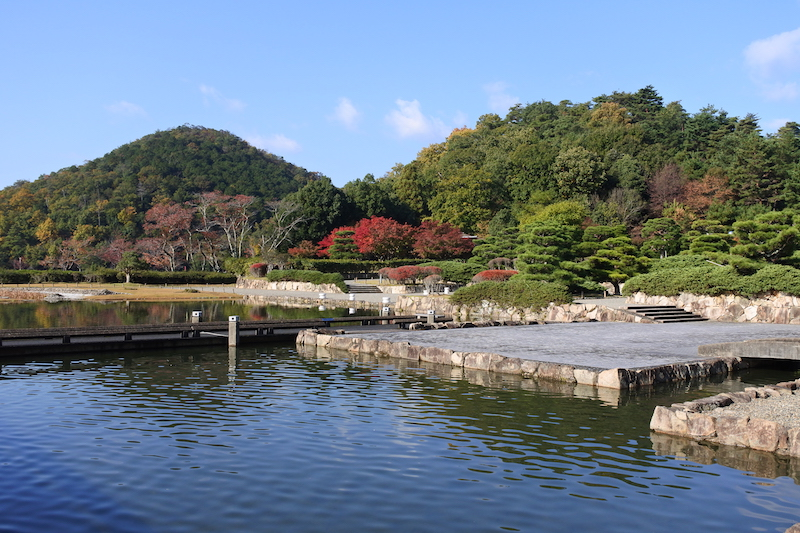
#> input picture lecture05/kyoto01.jpg, 800 x 533 px
$ python project02_extra_33F22027.py
#> lines starting #> are read from the running program, lines starting #| are printed output that depends on the picture; after the words box and inside, x2 and y2 are one past the last pixel; in counts of white or black regions, pixels touching at a corner belong together
import numpy as np
import cv2


def translation_matrix(tx, ty):
    return np.array([[1, 0, tx], [0, 1, ty], [0, 0, 1]], np.float32)


def stitchImage(img1, img2, H):
    """
    Stitch img1 into img2 with a 3x3 matrix H
    """
    # compute the size of stitched image
    h1, w1 = img1.shape[:2]
    h2, w2 = img2.shape[:2]
    pts1 = np.array([[[0, 0], [0, h1], [w1, h1], [w1, 0]]], dtype=np.float32)
    pts2 = np.array([[[0, 0], [0, h2], [w2, h2], [w2, 0]]], dtype=np.float32)
    pts1_ = cv2.perspectiveTransform(pts1, H)
    pts1 = pts1_[0, :, :]
    pts2 = pts2[0, :, :]

    # compute the size of stitched image
    pts = np.concatenate((pts1, pts2), axis=0)
    [xmin, ymin] = np.array(pts.min(axis=0).ravel() - 0.5, dtype=np.float32)
    [xmax, ymax] = np.array(pts.max(axis=0).ravel() + 0.5, dtype=np.float32)

    # compute the translation matrix
    t = np.array([-xmin, -ymin], dtype=int)
    Ht = translation_matrix(t[0], t[1])  # translate
    size = (int(np.ceil(xmax - xmin)), int(np.ceil(ymax - ymin)))

    # warp img1 and img2
    dst1 = cv2.warpPerspective(img1, Ht @ H, size)
    dst2 = cv2.warpPerspective(img2, Ht, size)

    # overlap dst2 on dst1
    mask = np.any(dst2 != [0, 0, 0], axis=-1)
    dst1[mask] = dst2[mask]

    return dst1


if __name__ == "__main__":
    img1 = cv2.imread("kyoto01.jpg")
#> img1 is the input picture: shape (533, 800, 3); mean B, G, R 136.1, 124.5, 110.6
    img2 = cv2.imread("kyoto02.jpg")
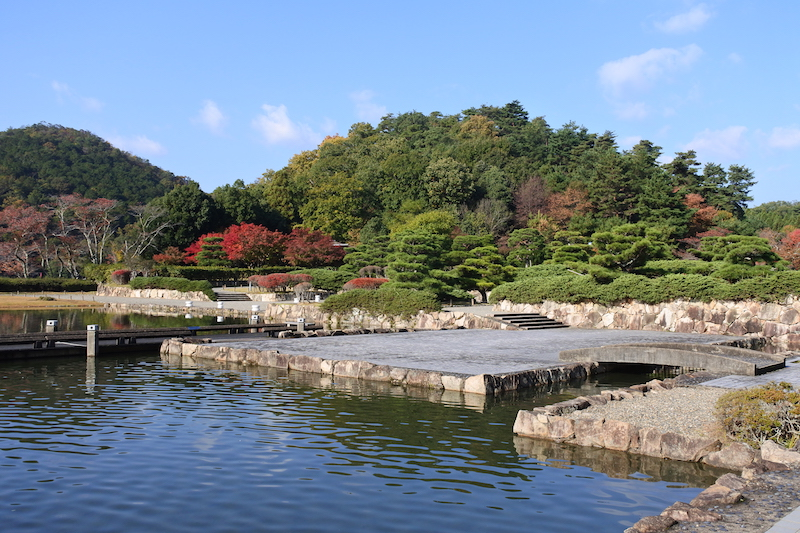
#> input picture lecture05/kyoto02.jpg, 800 x 533 px
#> img2 is the input picture: shape (533, 800, 3); mean B, G, R 140, 131.2, 118.5
    img3 = cv2.imread("kyoto03.jpg")
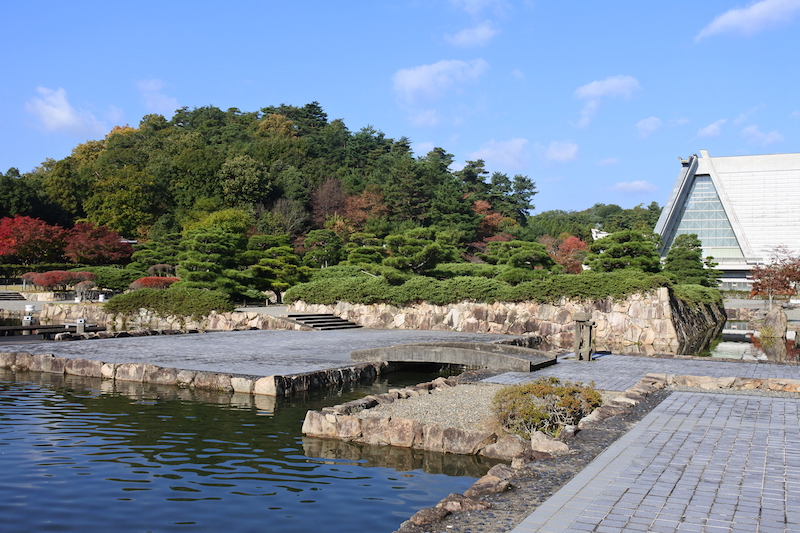
#> input picture lecture05/kyoto03.jpg, 800 x 533 px
#> img3 is the input picture: shape (533, 800, 3); mean B, G, R 147.6, 134.8, 121.5

    akaze = cv2.AKAZE_create()

    kp1, des1 = akaze.detectAndCompute(img1, None)
#> kp1 = 1667 keypoints; strongest (x, y, size): (621, 286, 4.8), (351, 310, 4.8), (726, 403, 8.1), (194, 316, 8.1)
    kp2, des2 = akaze.detectAndCompute(img2, None)
#> kp2 = 1880 keypoints; strongest (x, y, size): (219, 319, 4.8), (50, 323, 5.7), (584, 406, 8.1), (488, 294, 4.8)
    kp3, des3 = akaze.detectAndCompute(img3, None)
#> kp3 = 1785 keypoints; strongest (x, y, size): (662, 293, 8.1), (663, 291, 5.7), (299, 306, 8.1), (101, 297, 4.8)

    # Compute matches
    matcher = cv2.BFMatcher(cv2.NORM_HAMMING, crossCheck=True)
    matches = matcher.match(des1, des2)
#> matches = 1179 matches
    matches = sorted(matches, key=lambda x: x.distance)

    # Compute homography matrix
    pts1 = np.float32([kp1[m.queryIdx].pt for m in matches[:100]]).reshape(-1, 2)
#> pts1 = 100 pairs, first value 309.5 to 691.9, second value 91.24 to 376.1
    pts2 = np.float32([kp2[m.trainIdx].pt for m in matches[:100]]).reshape(-1, 2)
#> pts2 = 100 pairs, first value 175.7 to 555.3, second value 106.2 to 382.2
    H, mask = cv2.findHomography(pts1, pts2)
#> H = [[1.16, -0.0111, -169], [0.0597, 1.09, -18.92], [0.000196, -4.61e-06, 1]]; mask = 100 values from 1 to 1

    # stitch img1 into img2
    img4 = stitchImage(img1, img2, H)
#> in stitchImage, `pts1_ = cv2.perspectiveTransform(pts1, H)`: pts1_ = [[-169, -18.92], [-175.4, 562.9], [650.4, 527.7], [654.1, 24.92]]
#> in stitchImage, `pts1 = pts1_[0, :, :]`: pts1 has the same summary as pts1_
#> in stitchImage, `pts = np.concatenate((pts1, pts2), axis=0)`: pts = [[-169, -18.92], [-175.4, 562.9], [650.4, 527.7], [654.1, 24.92], [0, 0], [0, 533], [800, 533], [800, 0]]
#> in stitchImage, `[xmin, ymin] = np.array(pts.min(axis=0).ravel() - 0.5, dtype=np.float32)`: xmin = -175.9; ymin = -19.42
#> in stitchImage, `[xmax, ymax] = np.array(pts.max(axis=0).ravel() + 0.5, dtype=np.float32)`: xmax = 800.5; ymax = 563.4
#> in stitchImage, `t = np.array([-xmin, -ymin], dtype=int)`: t = [175, 19]
#> in stitchImage, `Ht = translation_matrix(t[0], t[1])`: Ht = [[1, 0, 175], [0, 1, 19], [0, 0, 1]]
#> in stitchImage, `size = (int(np.ceil(xmax - xmin)), int(np.ceil(ymax - ymin)))`: size = (977, 583)
#> in stitchImage, `mask = np.any(dst2 != [0, 0, 0], axis=-1)`:
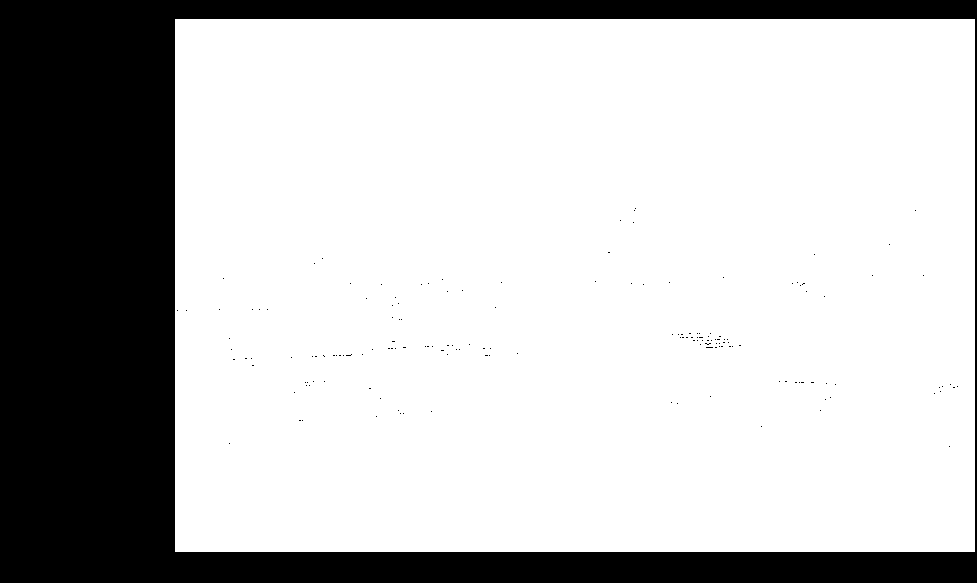
#> mask: shape (583, 977) bool; 74.8% white; 161 black regions (160 under 20 px), largest, box (x1, y1, x2, y2) and area: (0, 0, 977, 583) 143191
#> in stitchImage, `dst1[mask] = dst2[mask]`:
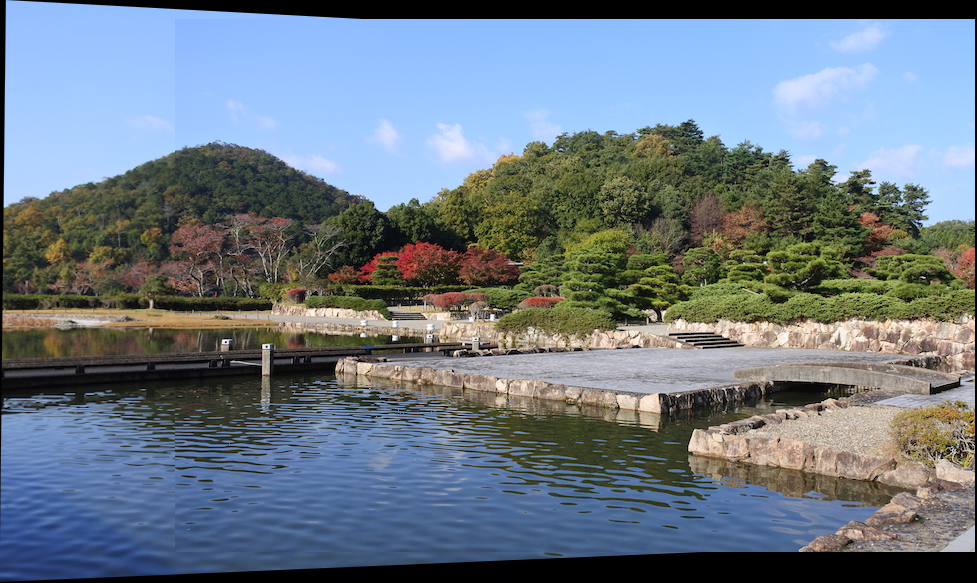
#> dst1: shape (583, 977, 3); mean B, G, R 131.8, 120.6, 107.6

    kp4, des4 = akaze.detectAndCompute(img4, None)
#> kp4 = 2166 keypoints; strongest (x, y, size): (394, 338, 4.8), (699, 441, 16.1), (224, 344, 8.1), (225, 342, 5.7)

    # Compute matches
    matches = matcher.match(des3, des4)
#> matches = 1079 matches
    matches = sorted(matches, key=lambda x: x.distance)

    # Compute homography matrix
    pts3 = np.float32([kp3[m.queryIdx].pt for m in matches[:100]]).reshape(-1, 2)
#> pts3 = 100 pairs, first value 173.1 to 471.6, second value 106.8 to 413
    pts4 = np.float32([kp4[m.trainIdx].pt for m in matches[:100]]).reshape(-1, 2)
#> pts4 = 100 pairs, first value 553.8 to 855.9, second value 125.2 to 431.8
    H, mask = cv2.findHomography(pts3, pts4)
#> H = [[0.737, 0.0225, 397.6], [-0.0879, 0.915, 44.42], [-0.000263, -8.45e-06, 1]]

    # stitch img3 into img4
    dst = stitchImage(img3, img4, H)
#> in stitchImage (call 2), `pts1_ = cv2.perspectiveTransform(pts1, H)`: pts1_ = [[397.6, 44.42], [411.4, 534.5], [1272.7, 588.1], [1250.3, -32.76]]
#> in stitchImage (call 2), `pts1 = pts1_[0, :, :]`: pts1 has the same summary as pts1_
#> in stitchImage (call 2), `pts = np.concatenate((pts1, pts2), axis=0)`: pts = [[397.6, 44.42], [411.4, 534.5], [1272.7, 588.1], [1250.3, -32.76], [0, 0], [0, 583], [977, 583], [977, 0]]
#> in stitchImage (call 2), `[xmin, ymin] = np.array(pts.min(axis=0).ravel() - 0.5, dtype=np.float32)`: xmin = -0.5; ymin = -33.26
#> in stitchImage (call 2), `[xmax, ymax] = np.array(pts.max(axis=0).ravel() + 0.5, dtype=np.float32)`: xmax = 1273.2; ymax = 588.6
#> in stitchImage (call 2), `t = np.array([-xmin, -ymin], dtype=int)`: t = [0, 33]
#> in stitchImage (call 2), `Ht = translation_matrix(t[0], t[1])`: Ht = [[1, 0, 0], [0, 1, 33], [0, 0, 1]]
#> in stitchImage (call 2), `size = (int(np.ceil(xmax - xmin)), int(np.ceil(ymax - ymin)))`: size = (1274, 622)
#> in stitchImage (call 2), `dst1 = cv2.warpPerspective(img1, Ht @ H, size)`:
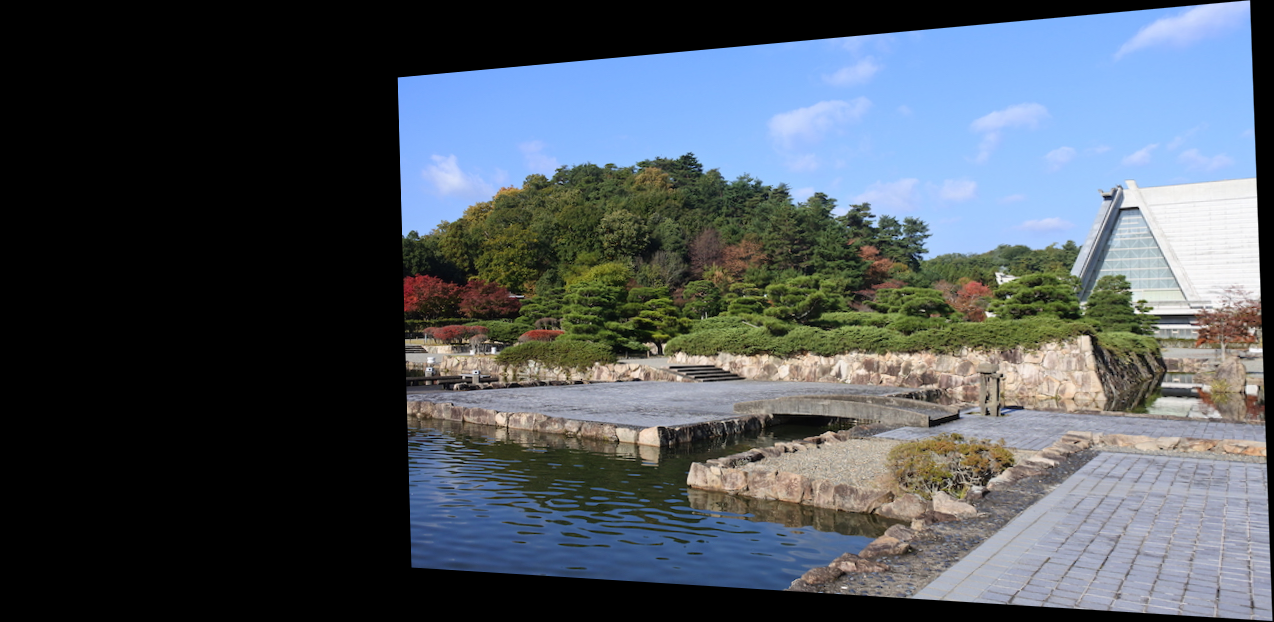
#> dst1: shape (622, 1274, 3); mean B, G, R 91.8, 84, 76.1
#> in stitchImage (call 2), `mask = np.any(dst2 != [0, 0, 0], axis=-1)`:
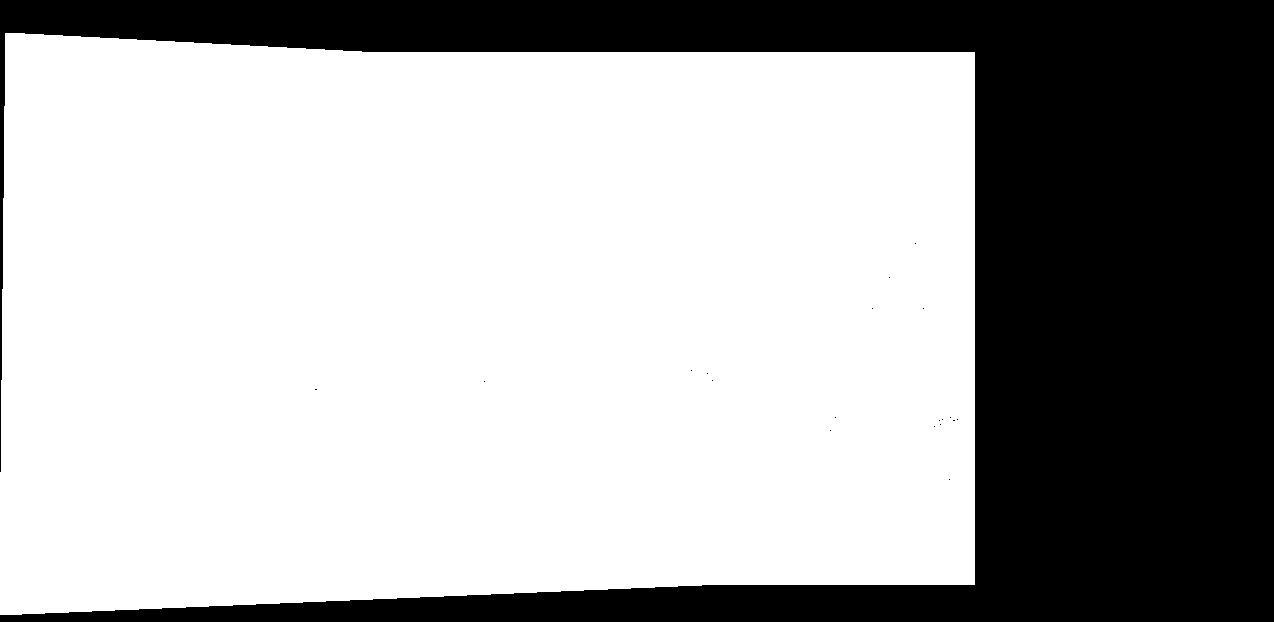
#> mask: shape (622, 1274) bool; 67.2% white; 20 black regions (19 under 20 px), largest, box (x1, y1, x2, y2) and area: (0, 0, 1274, 622) 259506
#> in stitchImage (call 2), `dst1[mask] = dst2[mask]`:
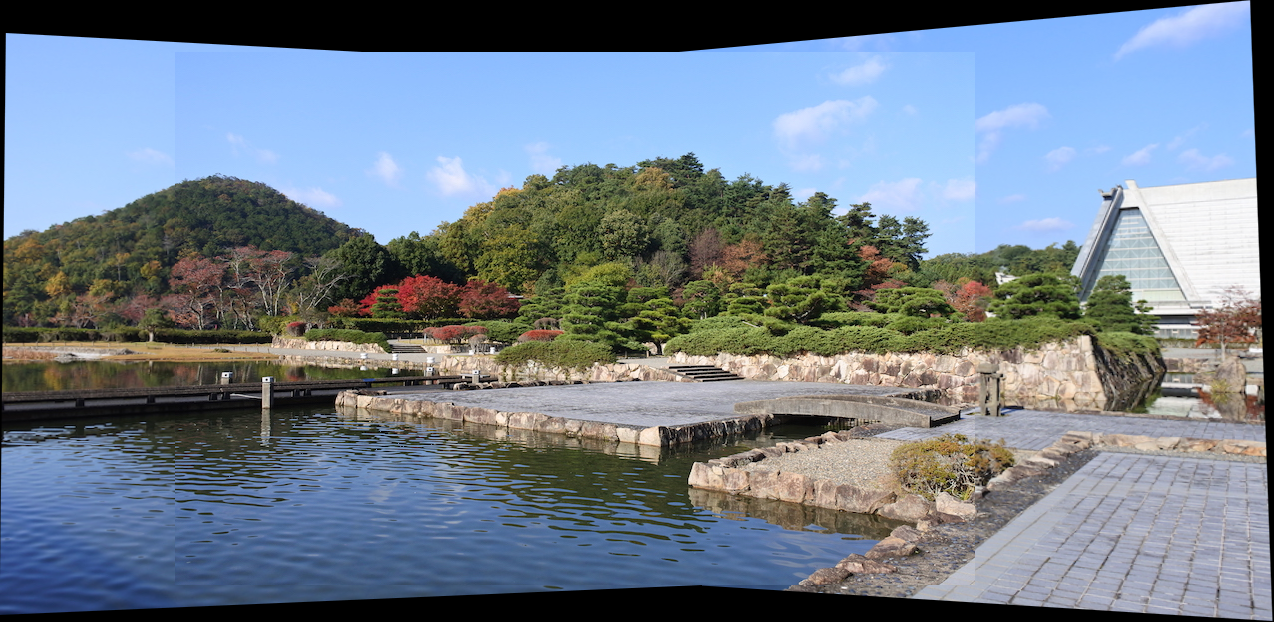
#> dst1: shape (622, 1274, 3); mean B, G, R 137.1, 124.9, 112.6

    # Visualize
    # cv2.imshow("Original1", img1)
    # cv2.imshow("Original2", img2)
    cv2.imshow("Stitched", dst)

    cv2.waitKey()
    cv2.destroyAllWindows()
